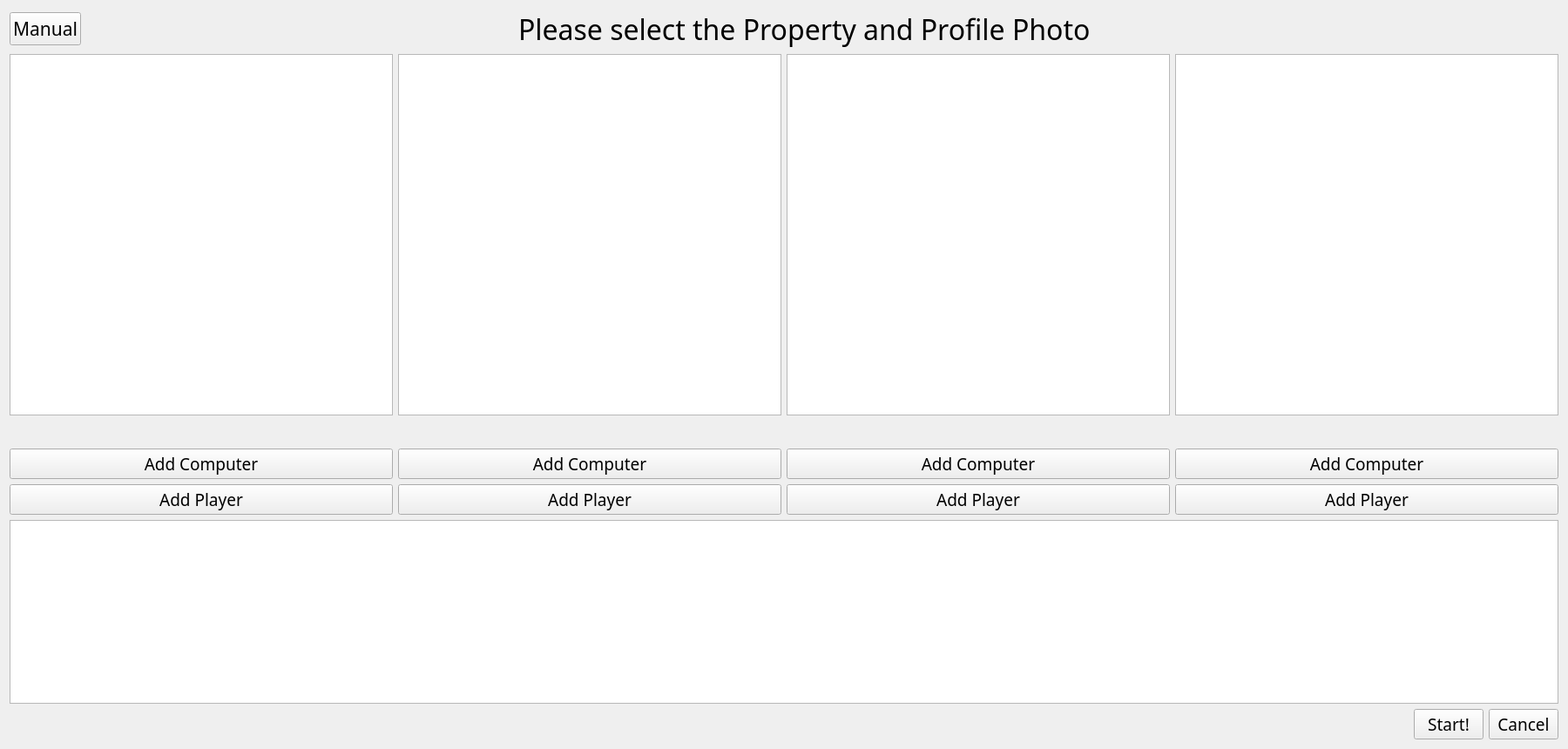
<?xml version="1.0" encoding="UTF-8"?>
<ui version="4.0">
 <class>Widget</class>
 <widget class="QWidget" name="Widget">
  <property name="geometry">
   <rect>
    <x>0</x>
    <y>0</y>
    <width>1800</width>
    <height>860</height>
   </rect>
  </property>
  <property name="sizePolicy">
   <sizepolicy hsizetype="Maximum" vsizetype="Maximum">
    <horstretch>0</horstretch>
    <verstretch>0</verstretch>
   </sizepolicy>
  </property>
  <property name="font">
   <font>
    <family>Script MT</family>
    <pointsize>14</pointsize>
   </font>
  </property>
  <property name="windowTitle">
   <string>Widget</string>
  </property>
  <property name="windowOpacity">
   <double>1.000000000000000</double>
  </property>
  <layout class="QGridLayout" name="gridLayout">
   <item row="0" column="0">
    <layout class="QVBoxLayout" name="mainLayout" stretch="1,15,6,1">
     <property name="sizeConstraint">
      <enum>QLayout::SizeConstraint::SetMaximumSize</enum>
     </property>
     <item>
      <layout class="QHBoxLayout" name="titleLayout" stretch="1,12,8,13">
       <item>
        <widget class="QPushButton" name="manualButton">
         <property name="font">
          <font>
           <family>Script MT</family>
           <pointsize>16</pointsize>
          </font>
         </property>
         <property name="text">
          <string>Manual</string>
         </property>
        </widget>
       </item>
       <item>
        <spacer name="horizontalSpacer">
         <property name="orientation">
          <enum>Qt::Orientation::Horizontal</enum>
         </property>
         <property name="sizeHint" stdset="0">
          <size>
           <width>40</width>
           <height>20</height>
          </size>
         </property>
        </spacer>
       </item>
       <item>
        <widget class="QLabel" name="gameTitle">
         <property name="font">
          <font>
           <family>Bell MT</family>
           <pointsize>24</pointsize>
          </font>
         </property>
         <property name="text">
          <string>Please select the Property and Profile Photo</string>
         </property>
        </widget>
       </item>
       <item>
        <spacer name="horizontalSpacer_2">
         <property name="orientation">
          <enum>Qt::Orientation::Horizontal</enum>
         </property>
         <property name="sizeHint" stdset="0">
          <size>
           <width>40</width>
           <height>20</height>
          </size>
         </property>
        </spacer>
       </item>
      </layout>
     </item>
     <item>
      <layout class="QHBoxLayout" name="profileLayout" stretch="1,1,1,1">
       <item>
        <layout class="QVBoxLayout" name="playerLayout_1" stretch="13,1,1,1">
         <item>
          <widget class="QGraphicsView" name="playerProfilePhoto_1"/>
         </item>
         <item>
          <spacer name="verticalSpacer_1">
           <property name="orientation">
            <enum>Qt::Orientation::Vertical</enum>
           </property>
           <property name="sizeHint" stdset="0">
            <size>
             <width>20</width>
             <height>40</height>
            </size>
           </property>
          </spacer>
         </item>
         <item>
          <widget class="QPushButton" name="addComputer_1">
           <property name="font">
            <font>
             <family>Source Code Pro</family>
             <pointsize>14</pointsize>
            </font>
           </property>
           <property name="text">
            <string>Add Computer</string>
           </property>
          </widget>
         </item>
         <item>
          <widget class="QPushButton" name="addPlayer_1">
           <property name="font">
            <font>
             <family>Source Code Pro</family>
             <pointsize>14</pointsize>
            </font>
           </property>
           <property name="text">
            <string>Add Player</string>
           </property>
          </widget>
         </item>
        </layout>
       </item>
       <item>
        <layout class="QVBoxLayout" name="playerLayout_2" stretch="13,1,1,1">
         <item>
          <widget class="QGraphicsView" name="playerProfilePhoto_2"/>
         </item>
         <item>
          <spacer name="verticalSpacer_9">
           <property name="orientation">
            <enum>Qt::Orientation::Vertical</enum>
           </property>
           <property name="sizeHint" stdset="0">
            <size>
             <width>20</width>
             <height>40</height>
            </size>
           </property>
          </spacer>
         </item>
         <item>
          <widget class="QPushButton" name="addComputer_2">
           <property name="font">
            <font>
             <family>Source Code Pro</family>
             <pointsize>14</pointsize>
            </font>
           </property>
           <property name="text">
            <string>Add Computer</string>
           </property>
          </widget>
         </item>
         <item>
          <widget class="QPushButton" name="addPlayer_2">
           <property name="font">
            <font>
             <family>Source Code Pro</family>
             <pointsize>14</pointsize>
            </font>
           </property>
           <property name="text">
            <string>Add Player</string>
           </property>
          </widget>
         </item>
        </layout>
       </item>
       <item>
        <layout class="QVBoxLayout" name="playerLayout_3" stretch="13,1,1,1">
         <item>
          <widget class="QGraphicsView" name="playerProfilePhoto_3"/>
         </item>
         <item>
          <spacer name="verticalSpacer_3">
           <property name="orientation">
            <enum>Qt::Orientation::Vertical</enum>
           </property>
           <property name="sizeHint" stdset="0">
            <size>
             <width>20</width>
             <height>40</height>
            </size>
           </property>
          </spacer>
         </item>
         <item>
          <widget class="QPushButton" name="addComputer_3">
           <property name="font">
            <font>
             <family>Source Code Pro</family>
             <pointsize>14</pointsize>
            </font>
           </property>
           <property name="text">
            <string>Add Computer</string>
           </property>
          </widget>
         </item>
         <item>
          <widget class="QPushButton" name="addPlayer_3">
           <property name="font">
            <font>
             <family>Source Code Pro</family>
             <pointsize>14</pointsize>
            </font>
           </property>
           <property name="text">
            <string>Add Player</string>
           </property>
          </widget>
         </item>
        </layout>
       </item>
       <item>
        <layout class="QVBoxLayout" name="playerLayout_4" stretch="13,1,1,1">
         <item>
          <widget class="QGraphicsView" name="playerProfilePhoto_4"/>
         </item>
         <item>
          <spacer name="verticalSpacer_4">
           <property name="orientation">
            <enum>Qt::Orientation::Vertical</enum>
           </property>
           <property name="sizeHint" stdset="0">
            <size>
             <width>20</width>
             <height>40</height>
            </size>
           </property>
          </spacer>
         </item>
         <item>
          <widget class="QPushButton" name="addComputer_4">
           <property name="font">
            <font>
             <family>Source Code Pro</family>
             <pointsize>14</pointsize>
            </font>
           </property>
           <property name="text">
            <string>Add Computer</string>
           </property>
          </widget>
         </item>
         <item>
          <widget class="QPushButton" name="addPlayer_4">
           <property name="font">
            <font>
             <family>Source Code Pro</family>
             <pointsize>14</pointsize>
            </font>
           </property>
           <property name="text">
            <string>Add Player</string>
           </property>
          </widget>
         </item>
        </layout>
       </item>
      </layout>
     </item>
     <item>
      <layout class="QHBoxLayout" name="photoListLayout">
       <item>
        <widget class="QGraphicsView" name="profilePhotoList"/>
       </item>
      </layout>
     </item>
     <item>
      <layout class="QHBoxLayout" name="functionLayout">
       <item>
        <spacer name="horizontalSpacer_3">
         <property name="orientation">
          <enum>Qt::Orientation::Horizontal</enum>
         </property>
         <property name="sizeHint" stdset="0">
          <size>
           <width>40</width>
           <height>20</height>
          </size>
         </property>
        </spacer>
       </item>
       <item>
        <widget class="QPushButton" name="commitButton">
         <property name="text">
          <string>Start!</string>
         </property>
        </widget>
       </item>
       <item>
        <widget class="QPushButton" name="cancelButton">
         <property name="text">
          <string>Cancel</string>
         </property>
        </widget>
       </item>
      </layout>
     </item>
    </layout>
   </item>
  </layout>
 </widget>
 <resources/>
 <connections/>
</ui>
